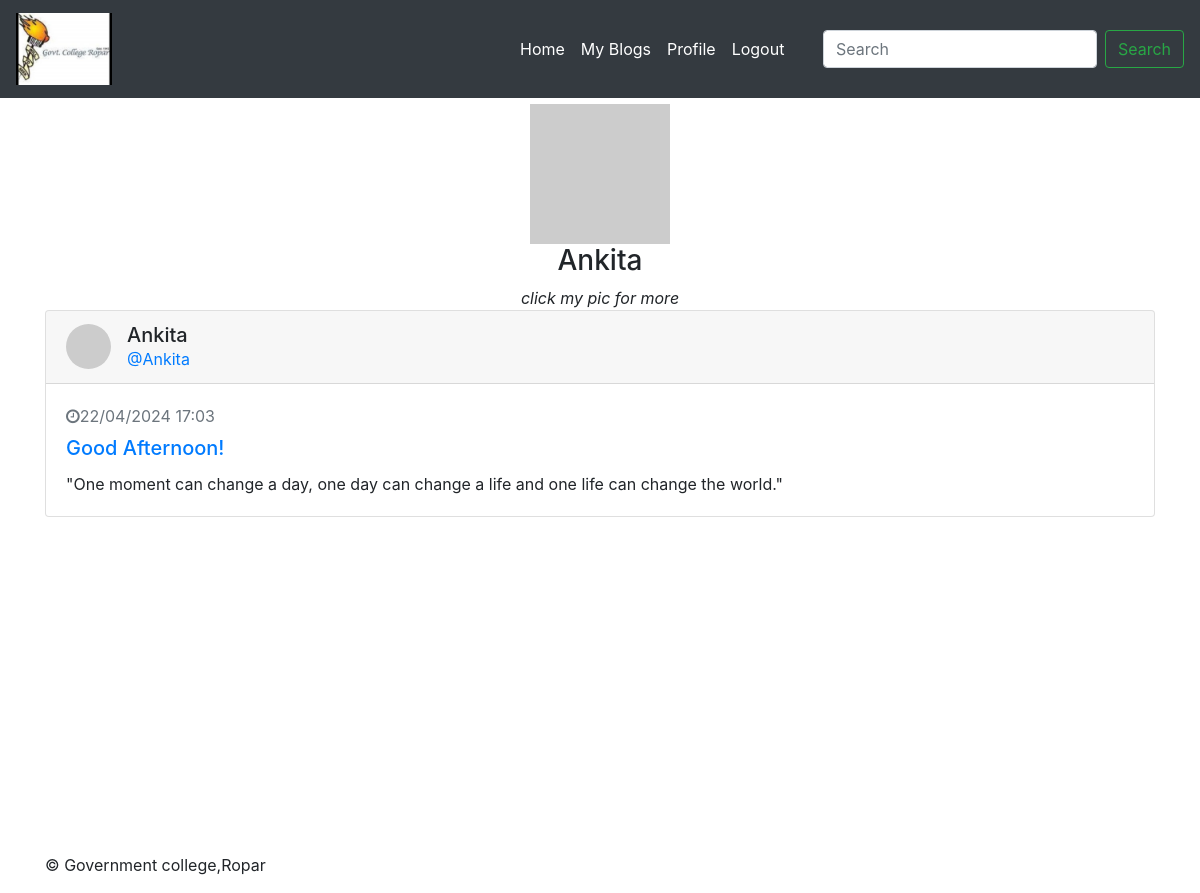
The page /profile/ (signed in) on the database its author committed.
### app/models/tables.py (models this page shows, shortened)
class User(db.Model):
    __tablename__ = "users"
    id = db.Column(db.Integer, primary_key=True)
    username = db.Column(db.String, unique=True)
    password = db.Column(db.String)
    name = db.Column(db.String)
    about = db.Column(db.Text)
    pic = db.Column(db.String)
    email = db.Column(db.String, unique=True)
    @property
    def is_authenticated(self):
        return True
    def get_id(self):
        return str(self.id)

class Post(db.Model):
    __tablename__ = "posts"
    id = db.Column(db.Integer, primary_key=True)
    content = db.Column(db.Text)
    title = db.Column(db.String)
    date = db.Column(db.String)
    user = db.Column(db.String)
    nick = db.Column(db.String)
    user_id = db.Column(db.Integer)

### app/controllers/default.py (the view)
@app.route('/profile/')
def my_profile():
    if current_user.is_authenticated == True:
        user = User.query.filter_by(id=current_user.id).first()
        posts = Post.query.filter_by(user_id=current_user.get_id()).order_by(Post.date.desc()).all()
        return render_template('my_profile.html', profile=user, posts=posts)
    else:
        redirect(url_for("login"))

### app/controllers/default.py (called while the page is built)
@lm.user_loader
def load_user(id):
    return User.query.filter_by(id=id).first()

### app/templates/my_profile.html (shortened to what this page needs)
{% extends 'base.html' %}
{% block topview %}
<div class="container">
    <div class="span3 well">
        <center>
        <a href="#aboutModal" data-toggle="modal" data-target="#myModal"><img src="{{ profile.pic }}" name="aboutme" width="140" height="140" class="img-circle"></a>
        <h3>{{ profile.name }}</h3>
        <em>click my pic for more</em>
		</center>
    </div>
</div>
{% endblock %}
{% block content %}
{% for post in posts%}
 <div class="card gedf-card">
    <div class="card-header">
        <div class="d-flex justify-content-between align-items-center">
            <div class="d-flex justify-content-between align-items-center">
                <div class="mr-2">
                    <img class="rounded-circle" width="45" src="https://picsum.photos/200/200" alt="">
                </div>
                <div class="ml-2">
                    <div class="h5 m-0">{{ post.nick }}</div>
                    <div class="h7 text-muted"><a href="/profile/{{ post.user_id }}">@{{ post.user }}</a></div>
                </div>
            </div>
        </div>
    </div>
    <div class="card-body">
        <div class="text-muted h7 mb-2"> <i class="fa fa-clock-o"></i>{{ post.date }}</div>
        <a class="card-link" href="#">
            <h5 class="card-title">{{ post.title }}</h5>
        </a>
        <p class="card-text">
          {{ post.content }}
        </p>
    </div>
  </div>
  <br><br>
{% endfor %}
{% endblock %}

### app/static/css/jumbotron.css (style rules this page uses)
body { padding-top: 3.5rem; }

### rows shown on the page
User: name "Ankita"
Post: nick "Ankita", user "Ankita", date "22/04/2024 17:03", title "Good Afternoon!", content "\"One moment can change a day, one day can change a life and one life can change the world.\""
